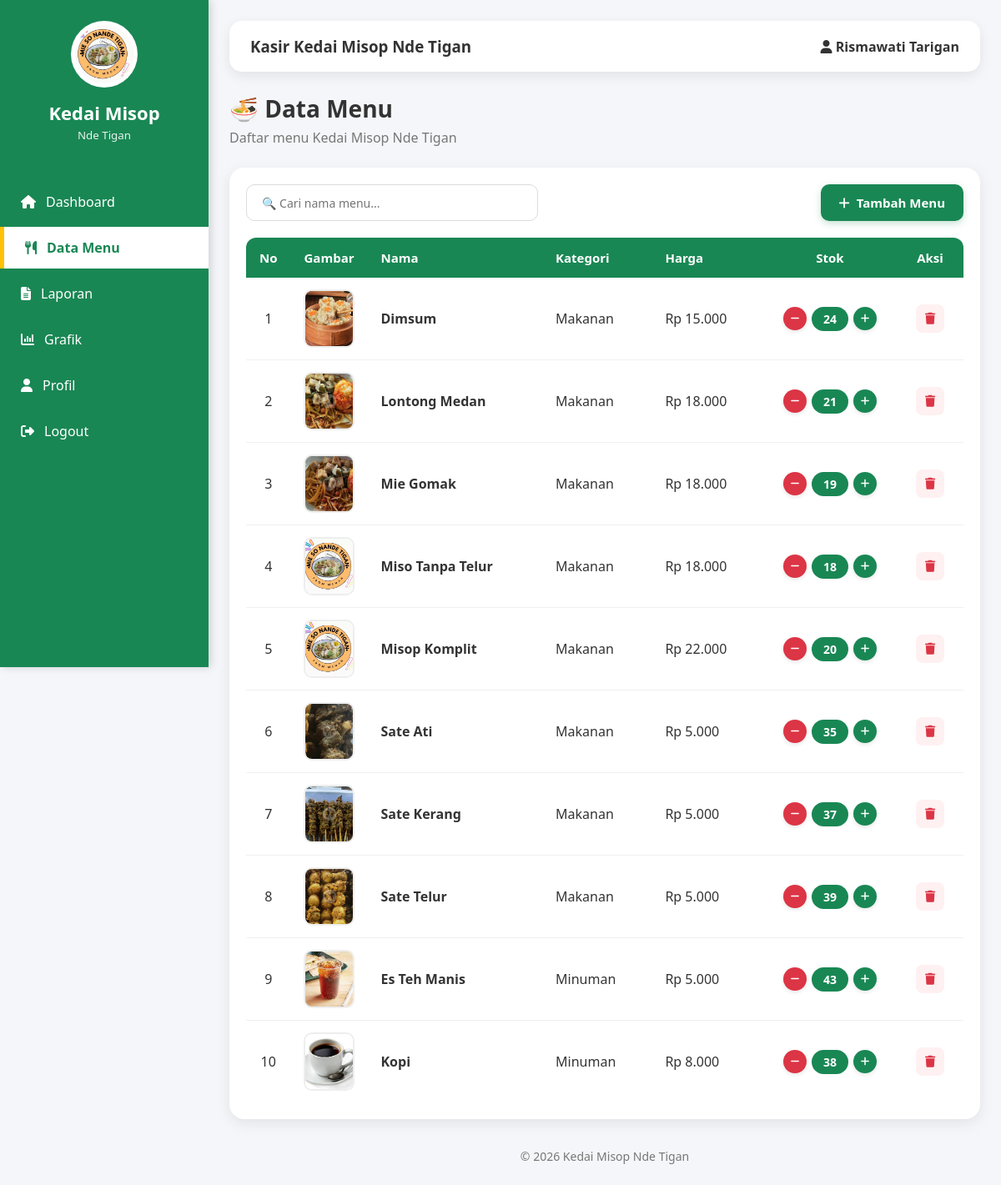
The page /menu.php (signed in) on the database its author committed.
### tables this page shows
CREATE TABLE `menu` (
  `id` int(11) NOT NULL,
  `nama` varchar(100) NOT NULL,
  `kategori` enum('Makanan','Minuman') NOT NULL,
  `harga` int(11) NOT NULL,
  `stok` int(11) DEFAULT 0,
  `gambar` varchar(255) DEFAULT 'default.jpg',
  `created_at` timestamp NOT NULL DEFAULT current_timestamp()
);

### includes/config.php (called while the page is built, shortened)
<?php
$conn=mysqli_connect(
    DB_HOST,
    DB_USER,
    DB_PASS,
    DB_NAME
);
function rupiah($angka){
    return "Rp ".number_format($angka,0,",",".");
}
function angka($angka){
    return number_format($angka,0,",",".");
}
function e($text){
    return htmlspecialchars(
        $text,
        ENT_QUOTES,
        "UTF-8"
    );
}
function gambarMenu($gambar){
    $path="assets/img/".$gambar;
    if(file_exists($path)){
        return $path;
    }
    return "assets/img/menu/default.jpg";
}
function query($sql){
    global $conn;
    return mysqli_query($conn,$sql);
}
function fetch($query){
    return mysqli_fetch_assoc($query);
}
?>

### menu.php (the view, shortened to what this page needs)
<?php
include "includes/config.php";
$data=query("
SELECT *
FROM menu
ORDER BY kategori,nama
");
?>
<!DOCTYPE html>
<html lang="id">
<head>
<link rel="stylesheet"
href="assets/css/style.css">
<link rel="stylesheet"
href="assets/css/menu.css">
<link rel="stylesheet"
href="https://cdnjs.cloudflare.com/ajax/libs/font-awesome/6.7.2/css/all.min.css">
</head>
<body>
<div class="container">
<?php include "components/sidebar.php"; ?>
<div class="content">
<?php include "components/navbar.php"; ?>
<div class="page-title">
<h2>
🍜 Data Menu
</h2>
<p>
Daftar menu Kedai Misop Nde Tigan
</p>
</div>
<div class="card">
<div class="card-header-actions">
<div class="search-box">
<input
type="text"
id="searchMenu"
placeholder="🔍 Cari nama menu...">
</div>
<button type="button" class="btn btn-success" id="btnTambahMenu">
<i class="fa-solid fa-plus"></i> Tambah Menu
</button>
</div>
<table>
<thead>
<tr>
<th class="text-center" style="width:50px;">No</th>
<th class="text-center" style="width:90px;">Gambar</th>
<th>Nama</th>
<th>Kategori</th>
<th>Harga</th>
<th class="text-center" style="width:160px;">Stok</th>
<th class="text-center" style="width:80px;">Aksi</th>
</tr>
</thead>
<tbody>
<?php
$no=1;
while($menu=fetch($data)):
?>
<tr>
<td class="text-center">
<?= $no++ ?>
</td>
<td class="text-center">
<img
src="<?= gambarMenu($menu['gambar']) ?>"
width="70"
style="border-radius:10px;">
</td>
<td>
<strong><?= e($menu['nama']) ?></strong>
</td>
<td>
<?= e($menu['kategori']) ?>
</td>
<td>
<?= rupiah($menu['harga']) ?>
</td>
<td class="text-center">
<div class="stok-container">
<form action="proses/update_stok.php" method="POST" class="form-update-stok">
<button type="submit" class="btn-stok btn-stok-minus" title="Kurangi Stok" <?= $menu['stok'] <= 0 ? 'disabled' : '' ?>>
<i class="fa-solid fa-minus"></i>
</button>
</form>
<span class="badge <?= $menu['stok'] > 5 ? 'badge-success' : ($menu['stok'] > 0 ? 'badge-warning' : 'badge-danger') ?> stok-badge" data-id="<?= $menu['id'] ?>">
<?= angka($menu['stok']) ?>
</span>
<form action="proses/update_stok.php" method="POST" class="form-update-stok">
<button type="submit" class="btn-stok btn-stok-plus" title="Tambah Stok">
<i class="fa-solid fa-plus"></i>
</button>
</form>
</div>
</td>
<td class="text-center">
<form action="proses/hapus_menu.php" method="POST" onsubmit="return confirm('Apakah Anda yakin ingin menghapus menu \'<?= e($menu['nama']) ?>\'?');" style="display:inline;">
<button type="submit" class="btn-action-delete" title="Hapus Menu">
<i class="fa-solid fa-trash"></i>
</button>
</form>
</td>
</tr>
<?php endwhile; ?>
</tbody>
</table>
</div>
<div class="footer">
© <?= date("Y") ?>
Kedai Misop Nde Tigan
</div>
</div>
</div>
</body>
</html>

### assets/css/style.css (style rules this page uses)
* { margin:0; padding:0; box-sizing:border-box; font-family:'Segoe UI',sans-serif; }
body { background:#f4f6f9; color:#333; }
img { max-width:100%; display:block; }
.container { display:flex; min-height:100vh; }
.content { flex:1; margin-left:250px; padding:25px; transition:.3s; }
.page-title { margin-bottom:25px; }
.page-title h2 { font-size:28px; margin-bottom:5px; }
.page-title p { color:#777; }
.card { background:#fff; padding:20px; border-radius:18px; box-shadow:0 5px 18px rgba(0,0,0,.08); margin-bottom:20px; }
table { width:100%; border-collapse:collapse; }
table th { background:#198754; color:white; padding:14px; text-align:left; }
table td { padding:14px; border-bottom:1px solid #eee; }
input, select, textarea { width:100%; padding:12px; border:1px solid #ccc; border-radius:10px; outline:none; transition:.3s; }
.btn { display:inline-block; border:none; border-radius:10px; padding:11px 18px; cursor:pointer; transition:.3s; font-size:15px; }
.btn-success { background:#198754; color:#fff; border:none; border-radius:10px; padding:11px 18px; cursor:pointer; transition:.3s; font-size:15px; display:inline-flex; align-items:center; gap:8px; }
.badge { display:inline-block; padding:6px 12px; border-radius:30px; color:#fff; font-size:13px; }
.badge-success { background:#198754; }
.text-center { text-align:center; }
.footer { margin-top:35px; text-align:center; color:#777; font-size:14px; }

### assets/css/menu.css (style rules this page uses)
table img { width:70px; height:70px; object-fit:cover; border-radius:12px; border:2px solid #eee; }
tbody tr { transition:.3s; }
.badge { min-width:60px; display:inline-block; text-align:center; }
.badge-success { background:#198754; }
.search-box { margin-bottom:20px; }
.search-box input { max-width:350px; }
.stok-container { display: inline-flex; align-items: center; gap: 8px; }
.btn-stok { width: 30px; height: 30px; border-radius: 50%; border: none; display: inline-flex; align-items: center; justify-content: center; cursor: pointer; font-size: 13px; transition: all 0.2s ease; box-shadow: 0 2px 5px rgba(0,0,0,0.12); }
.btn-stok-minus { background: #dc3545; color: #fff; }
.btn-stok-plus { background: #198754; color: #fff; }
.stok-badge { min-width: 48px; text-align: center; font-size: 14px; font-weight: 600; padding: 6px 12px; border-radius: 20px; transition: all 0.3s cubic-bezier(0.175, 0.885, 0.32, 1.275); }
table { width: 100%; border-collapse: separate; border-spacing: 0; margin-top: 5px; }
table th { background: #198754; color: #ffffff; padding: 14px 16px; font-size: 15px; font-weight: 600; vertical-align: middle; }
table th:first-child { border-top-left-radius: 12px; }
table th:last-child { border-top-right-radius: 12px; }
table td { padding: 14px 16px; border-bottom: 1px solid #f0f0f0; vertical-align: middle; }
tbody tr:last-child td { border-bottom: none; }
tbody tr:last-child td:first-child { border-bottom-left-radius: 12px; }
tbody tr:last-child td:last-child { border-bottom-right-radius: 12px; }
.card-header-actions { display: flex; justify-content: space-between; align-items: center; gap: 15px; margin-bottom: 20px; }
.card-header-actions .search-box { margin-bottom: 0; flex: 1; max-width: 350px; }
.card-header-actions .search-box input { height: 44px; padding: 10px 18px; border-radius: 10px; border: 1px solid #dcdcdc; font-size: 14px; box-shadow: none; }
.card-header-actions .btn-success { height: 44px; padding: 0 22px; border-radius: 10px; font-size: 15px; font-weight: 600; display: inline-flex; align-items: center; gap: 8px; box-shadow: 0 3px 8px rgba(25, 135, 84, 0.25); white-space: nowrap; }
.stok-container { display: inline-flex; align-items: center; justify-content: center; gap: 6px; }
.btn-stok { width: 28px; height: 28px; border-radius: 50%; border: none; display: inline-flex; align-items: center; justify-content: center; cursor: pointer; font-size: 12px; transition: all 0.2s ease; box-shadow: 0 2px 5px rgba(0,0,0,0.1); }
.stok-badge { min-width: 44px; text-align: center; font-size: 14px; font-weight: 600; padding: 5px 10px; border-radius: 20px; transition: all 0.3s cubic-bezier(0.175, 0.885, 0.32, 1.275); }
.btn-action-delete { width: 34px; height: 34px; border-radius: 8px; border: none; background: #fff0f1; color: #dc3545; display: inline-flex; align-items: center; justify-content: center; font-size: 14px; cursor: pointer; transition: all 0.2s ease; }

### rows shown on the page
menu: gambar (picture), nama "Dimsum", kategori "Makanan", harga "Rp 15.000", stok "24"
menu: gambar (picture), nama "Lontong Medan", kategori "Makanan", harga "Rp 18.000", stok "21"
menu: gambar (picture), nama "Mie Gomak", kategori "Makanan", harga "Rp 18.000", stok "19"
menu: gambar (picture), nama "Miso Tanpa Telur", kategori "Makanan", harga "Rp 18.000", stok "18"
menu: gambar (picture), nama "Misop Komplit", kategori "Makanan", harga "Rp 22.000", stok "20"
menu: gambar (picture), nama "Sate Ati", kategori "Makanan", harga "Rp 5.000", stok "35"
menu: gambar (picture), nama "Sate Kerang", kategori "Makanan", harga "Rp 5.000", stok "37"
menu: gambar (picture), nama "Sate Telur", kategori "Makanan", harga "Rp 5.000", stok "39"
menu: gambar (picture), nama "Es Teh Manis", kategori "Minuman", harga "Rp 5.000", stok "43"
menu: gambar (picture), nama "Kopi", kategori "Minuman", harga "Rp 8.000", stok "38"

### other values the page prints
APP_NAME "Kasir Kedai Misop Nde Tigan"
$_SESSION['nama'] "Rismawati Tarigan"
